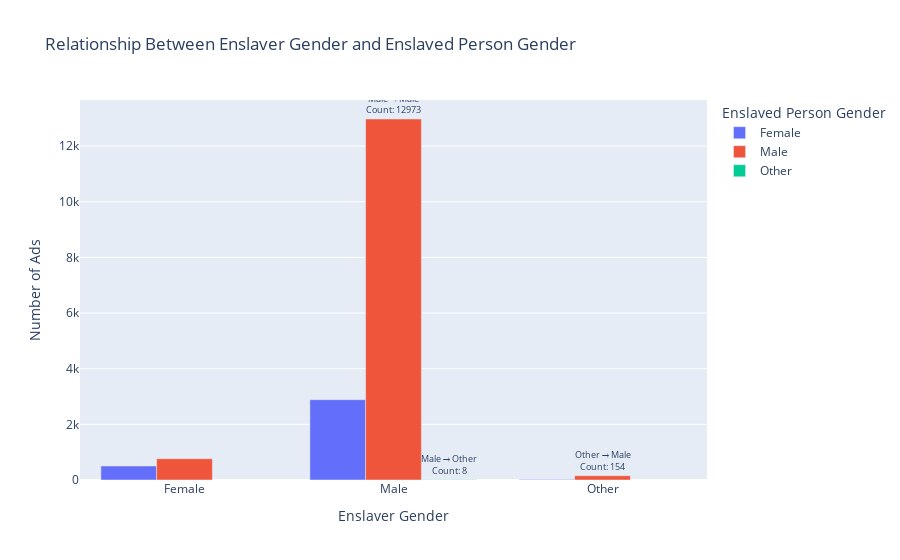

Notebook cell for this chart:
### Markdown cell above
The vast majority of advertisements for runaway slaves were posted by male slave owners (91.6%), and the proportion of female slave owners was significantly lower (7.36%). This distribution reflects the dominant position of men in property rights, social status and the operation of the system under the slave system. Since men are more often regarded as the "heads of households" in the legal and economic systems, they more frequently dominate the matters of wanted fugitives and property protection. Although women also have enslaved individuals in some family or inheritance contexts, their "voices" in public Spaces are relatively weakened, which is reflected in the relatively marginal number of advertisements for runaway slaves.

### Code cell
df_pair = df_s[
    (df_s['enslaver_gender 1'] != 'Not_Provided') &
    (df_s['gender'] != 'Not_Provided')
].copy()
enslaver_slave_gender = df_pair.groupby(['enslaver_gender 1', 'gender']).size().reset_index(name='count')
enslaver_slave_gender['label'] = enslaver_slave_gender.apply(
    lambda row: f"{row['enslaver_gender 1']} → {row['gender']}<br>Count: {row['count']}",
    axis=1
)
fig = px.bar(
    enslaver_slave_gender,
    x='enslaver_gender 1',
    y='count',
    color='gender',
    barmode='group',
    text='label', 
    title='Relationship Between Enslaver Gender and Enslaved Person Gender',
    labels={
        'enslaver_gender 1': 'Enslaver Gender',
        'gender': 'Enslaved Person Gender',
        'count': 'Number of Ads'
    }
)
fig.update_traces(textposition='outside')
fig.update_layout(
    xaxis_title='Enslaver Gender',
    yaxis_title='Number of Ads',
    uniformtext_minsize=8,
    uniformtext_mode='hide'
)
fig.show()

### Figure 1 — Plotly figure (JSON) as saved in the notebook; plotly's stock layout.template omitted (floating-point values rounded to 4 significant figures)
{"data": [{"alignmentgroup": "True", "hovertemplate": "Enslaved Person Gender=Female<br>Enslaver Gender=%{x}<br>Number of Ads=%{y}<br>label=%{text}<extra></extra>", "legendgroup": "Female", "marker": {"color": "#636efa", "pattern": {"shape": ""}}, "name": "Female", "offsetgroup": "Female", "orientation": "v", "showlegend": true, "text": ["Female → Female<br>Count: 504", "Male → Female<br>Count: 2887", "Other → Female<br>Count: 15"], "textposition": "outside", "type": "bar", "x": ["Female", "Male", "Other"], "xaxis": "x", "y": [504, 2887, 15], "yaxis": "y"}, {"alignmentgroup": "True", "hovertemplate": "Enslaved Person Gender=Male<br>Enslaver Gender=%{x}<br>Number of Ads=%{y}<br>label=%{text}<extra></extra>", "legendgroup": "Male", "marker": {"color": "#EF553B", "pattern": {"shape": ""}}, "name": "Male", "offsetgroup": "Male", "orientation": "v", "showlegend": true, "text": ["Female → Male<br>Count: 765", "Male → Male<br>Count: 12973", "Other → Male<br>Count: 154"], "textposition": "outside", "type": "bar", "x": ["Female", "Male", "Other"], "xaxis": "x", "y": [765, 12973, 154], "yaxis": "y"}, {"alignmentgroup": "True", "hovertemplate": "Enslaved Person Gender=Other<br>Enslaver Gender=%{x}<br>Number of Ads=%{y}<br>label=%{text}<extra></extra>", "legendgroup": "Other", "marker": {"color": "#00cc96", "pattern": {"shape": ""}}, "name": "Other", "offsetgroup": "Other", "orientation": "v", "showlegend": true, "text": ["Male → Other<br>Count: 8"], "textposition": "outside", "type": "bar", "x": ["Male"], "xaxis": "x", "y": [8], "yaxis": "y"}], "layout": {"autosize": true, "barmode": "group", "legend": {"title": {"text": "Enslaved Person Gender"}, "tracegroupgap": 0}, "title": {"text": "Relationship Between Enslaver Gender and Enslaved Person Gender"}, "uniformtext": {"minsize": 8, "mode": "hide"}, "xaxis": {"anchor": "y", "autorange": true, "domain": [0, 1], "range": [-0.5, 2.5], "title": {"text": "Enslaver Gender"}, "type": "category"}, "yaxis": {"anchor": "x", "autorange": true, "domain": [0, 1], "range": [0, 13660.0], "title": {"text": "Number of Ads"}, "type": "linear"}}}
